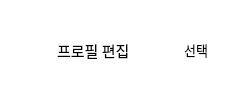
      <widget class="QWidget" name="widget_9" native="true">
       <property name="minimumSize">
        <size>
         <width>0</width>
         <height>43</height>
        </size>
       </property>
       <property name="styleSheet">
        <string notr="true">background: #FFF;</string>
       </property>
       <layout class="QHBoxLayout" name="horizontalLayout_10">
        <item>
         <widget class="QPushButton" name="btn_back_2">
          <property name="text">
           <string/>
          </property>
          <property name="icon">
           <iconset>
            <normaloff>../IMG/back.png</normaloff>../IMG/back.png</iconset>
          </property>
          <property name="autoDefault">
           <bool>false</bool>
          </property>
          <property name="flat">
           <bool>true</bool>
          </property>
         </widget>
        </item>
        <item>
         <widget class="QLabel" name="label_5">
          <property name="font">
           <font>
            <family>평창체 Regular</family>
            <pointsize>11</pointsize>
           </font>
          </property>
          <property name="text">
           <string>프로필 편집</string>
          </property>
         </widget>
        </item>
        <item>
         <spacer name="horizontalSpacer_7">
          <property name="orientation">
           <enum>Qt::Horizontal</enum>
          </property>
          <property name="sizeHint" stdset="0">
           <size>
            <width>40</width>
            <height>20</height>
           </size>
          </property>
         </spacer>
        </item>
        <item>
         <widget class="QPushButton" name="btn_choice">
          <property name="minimumSize">
           <size>
            <width>40</width>
            <height>0</height>
           </size>
          </property>
          <property name="maximumSize">
           <size>
            <width>16777215</width>
            <height>16777215</height>
           </size>
          </property>
          <property name="font">
           <font>
            <family>평창체 Regular</family>
            <pointsize>10</pointsize>
           </font>
          </property>
          <property name="styleSheet">
           <string notr="true">border:None;</string>
          </property>
          <property name="text">
           <string>선택</string>
          </property>
          <property name="autoDefault">
           <bool>false</bool>
          </property>
          <property name="flat">
           <bool>true</bool>
          </property>
         </widget>
        </item>
       </layout>
      </widget>
